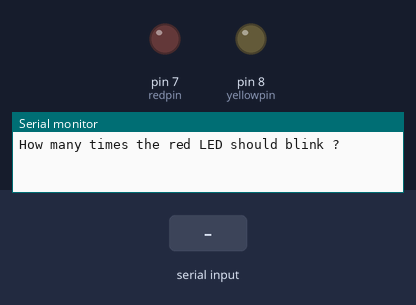
The sketch below on a simulated Arduino Uno, built with avr-gcc and run on an emulated ATmega328P. On the bench: output pins drawn as LEDs (lit = HIGH), the last lines printed to the serial monitor. Dashed ring = blinking. Inputs (shaded band) come from the test bench.

Above: at 1.2 s.
1.3 s: "90,45\n" received over Serial
At 1.7 s:
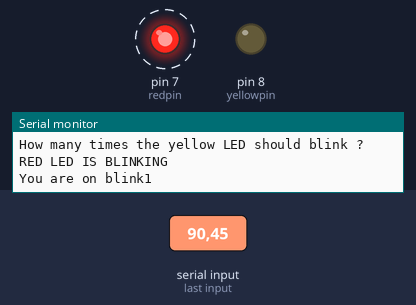
Timing chart, 0 to 10.3 s (numbered marks = the images above; inputs shaded):
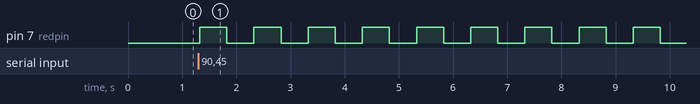

Measured:
- after the input at 1.3 s, pin 7 (redpin): alternates HIGH for 0.50 s and LOW for 0.50 s, starting at once

The sketch:

LEDs.ino
```cpp
//this program is used for blinking 2 LEDs on the basis of input provided by the user.
int redpin = 7;
int yellowpin = 8;
int redblinks;
int yellowblinks;
String redmessage = "RED LED IS BLINKING";
String yellowmessage = "YELLOW LED IS BLINKING";

void setup(){
  pinMode(redpin,OUTPUT);
  pinMode(yellowpin,OUTPUT);
  Serial.begin(9600);
}

void loop(){
  Serial.println("How many times the red LED should blink ?");
  while(Serial.available()==0){}
  redblinks = Serial.parseInt();

  Serial.println("How many times the yellow LED should blink ?");
  while(Serial.available()==0){}
  yellowblinks = Serial.parseInt();

  Serial.println(redmessage);
  for(int j=1; j<=redblinks; j=j+1){
    Serial.print("You are on blink");
    Serial.println(j);
    digitalWrite(redpin,HIGH);
    delay(500);
    digitalWrite(redpin,LOW);
    delay(500);
  }
  Serial.print(" ");

  Serial.println(yellowmessage);
  for(int i=1; i<=yellowblinks; i=i+1){
    Serial.print("You are on blink");
    Serial.println(i);
    digitalWrite(yellowpin,HIGH);
    delay(500);
    digitalWrite(yellowpin,LOW);
    delay(500);
  }

  Serial.print(" ");

}
```
